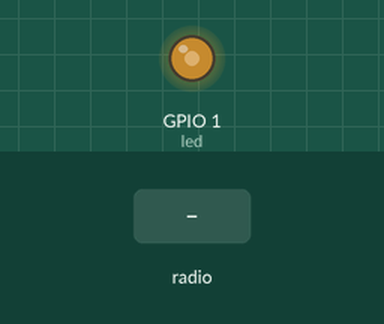
Recording of a program running on a simulated ESP32 board running MicroPython. On the bench: output pins drawn as LEDs (lit = HIGH). Inputs (shaded band) come from the test bench.

Above: at 1.2 s.
1.3 s: radio message "1" arrives
At 2.1 s:
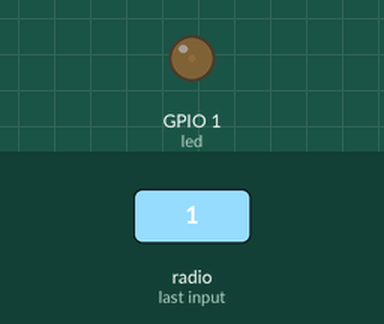
2.8 s: radio message "50" arrives
At 3.2 s:
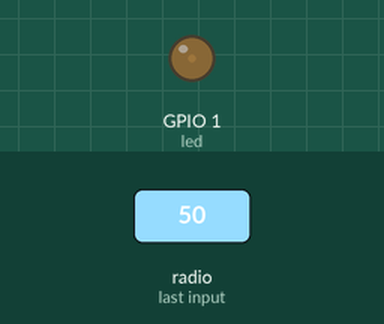
Timing chart, 0 to 5.8 s (numbered marks = the images above; inputs shaded):
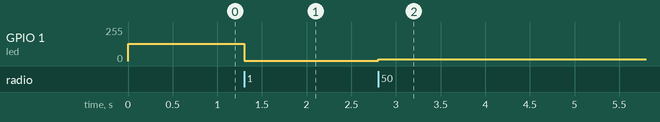

Measured:
- after the input at 1.3 s, GPIO 1 (led): 128/255 → 1/255 at once
- after the input at 2.8 s, GPIO 1 (led): 1/255 → 12/255 at once

The program:

espnow-reciever.py
```python
import network
import espnow
from machine import Pin, PWM
import time

led = PWM(Pin(1), freq=5000)

wlan = network.WLAN(network.STA_IF)
wlan.active(True)
esp = espnow.ESPNow()
esp.active(True)

mac_address = wlan.config('mac')
#print('Endereço MAC:', ':'.join(['{:02x}'.format(b) for b in mac_address]))

while True:
    host, msg = esp.recv()
    if msg:
        dado = int(msg.decode('utf-8'))
        led.duty(dado)
```
